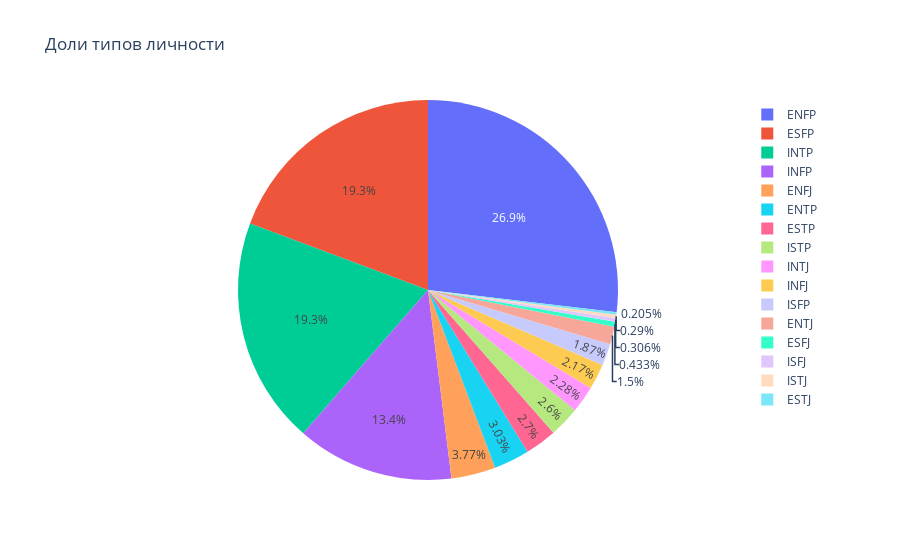

The cell this chart's notebook holds for it:
### Markdown cell above
# Визуализация

### Code cell
fig = px.pie(df['Personality'], values = df['Personality'].value_counts(), 
             names = df['Personality'].unique(), 
             title = 'Доли типов личности')
fig.show()

### Figure 1 — Plotly figure (JSON) as saved in the notebook; plotly's stock layout.template omitted (floating-point values rounded to 4 significant figures)
{"data": [{"domain": {"x": [0, 1], "y": [0, 1]}, "hovertemplate": "label=%{label}<br>value=%{value}<extra></extra>", "labels": ["ENFP", "ESFP", "INTP", "INFP", "ENFJ", "ENTP", "ESTP", "ISTP", "INTJ", "INFJ", "ISFP", "ENTJ", "ESFJ", "ISFJ", "ISTJ", "ESTJ"], "legendgroup": "", "name": "", "showlegend": true, "type": "pie", "values": [34404, 24718, 24711, 17132, 4832, 3883, 3456, 3334, 2919, 2783, 2390, 1920, 554, 392, 371, 262]}], "layout": {"legend": {"tracegroupgap": 0}, "title": {"text": "Доли типов личности"}}}
